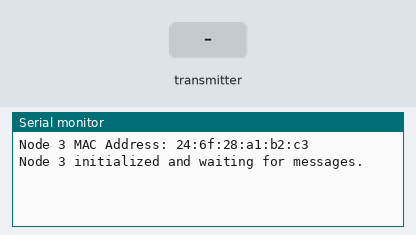
A sketch run on a simulated ESP32. On the bench: the last lines printed to the serial monitor. The inputs (shaded band) are chosen by the test bench.

Above: at 1.7 s.
1.8 s: the transmitter starts sending id = 0
At 2.11 s:
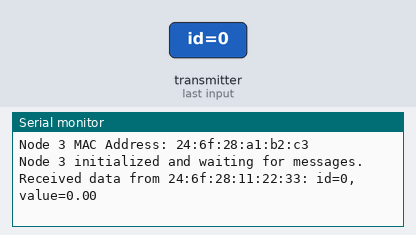
3.8 s: the transmitter starts sending value = 25
At 4.11 s:
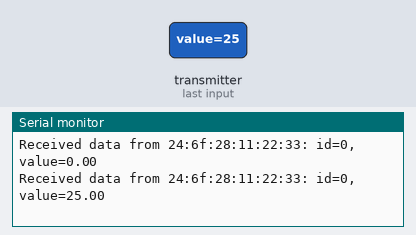
5.3 s: the transmitter starts sending id = 1
At 5.61 s:
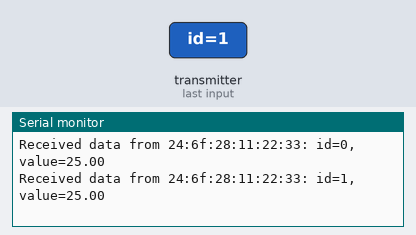
6.8 s: the transmitter starts sending value = 0
At 7.11 s:
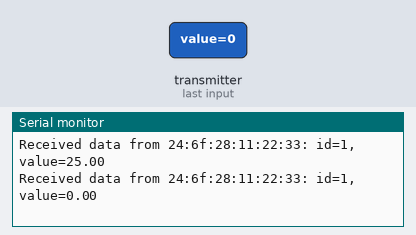

Measured:
- after the input at 1.8 s, the serial monitor: prints a new line at once (image 1)
- after the input at 3.8 s, the serial monitor: prints a new line at once (image 2)
- after the input at 5.3 s, the serial monitor: prints a new line at once (image 3)
- after the input at 6.8 s, the serial monitor: prints a new line at once (image 4)

The sketch:

node3.ino
```cpp
#include <esp_now.h>
#include <WiFi.h>

typedef struct sensor_data_t {
    int id;
    float value;
} sensor_data_t;

void onDataReceived(const esp_now_recv_info* info, const uint8_t *data, int len) {
    sensor_data_t receivedData;
    memcpy(&receivedData, data, sizeof(receivedData));
    Serial.printf("Received data from %s: id=%d, value=%.2f\n", macToString(info->des_addr).c_str(), receivedData.id, receivedData.value);
}

String macToString(const uint8_t *mac) {
    String macStr;
    for (int i = 0; i < 6; i++) {
        if (i > 0) macStr += ":";
        macStr += String(mac[i], HEX);
    }
    return macStr;
}

void setup() {
    Serial.begin(115200);
    WiFi.mode(WIFI_STA);
    delay(500);

    // Print MAC Address
    uint8_t mac[6];
    WiFi.macAddress(mac);  // Get MAC address directly to byte array
    Serial.print("Node 3 MAC Address: ");
    Serial.println(macToString(mac));

    // Initialize ESP-NOW
    if (esp_now_init() != ESP_OK) {
        Serial.println("Error initializing ESP-NOW");
        return;
    }

    // Register the receive callback
    esp_now_register_recv_cb(onDataReceived);
    Serial.println("Node 3 initialized and waiting for messages.");
}

void loop() {
    // No operation in loop; waiting for messages
}
```
